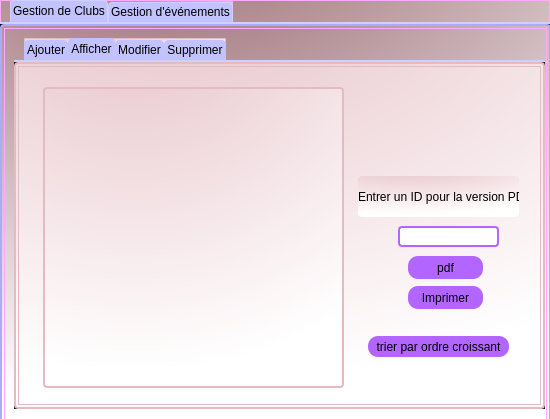
<?xml version="1.0" encoding="UTF-8"?>
<ui version="4.0">
 <class>evenement_club</class>
 <widget class="QDialog" name="evenement_club">
  <property name="geometry">
   <rect>
    <x>0</x>
    <y>0</y>
    <width>550</width>
    <height>419</height>
   </rect>
  </property>
  <property name="windowTitle">
   <string>evenement_club</string>
  </property>
  <property name="styleSheet">
   <string notr="true">QStatusBar {
    background-color: rgb(207, 203, 255);
}
QPushButton
{
  border: 0px white;
  border-radius: 10px;
  padding: 0 8px;
  background: rgb(170, 170, 255);
}
QComboBox {
    border: 1px solid rgb(170, 170, 255);
    border-radius: 3px;
    padding: 1px 18px 1px 3px;
    min-width: 6em;
}
QTableView {
    selection-background-color: qlineargradient(x1: 0, y1: 0, x2: 0.5, y2: 0.5,
                                stop: 0 #FF92BB, stop: 1 white);
}
QLineEdit { background-color: white;
border: 2px solid rgb(170, 170, 255);
    border-radius: 4px; }

QFrame {
    border: 2px solid rgb(170, 170, 255);
    border-radius: 4px;
    padding: 2px;
    background-image: url(images/welcome.png);
}
 QLabel{
    border:0px;
    border-radius: 4px;
    padding: 0px;
    background-image: url(images/welcome.png);
}


QStatusBar {
    background-color: rgb(207, 203, 255);
}

QStatusBar::item {
    border: 1px solid red;
    border-radius: 3px;
}



/************************************************/
QTabWidget::pane { /* The tab widget frame */
    border-top: 2px solid #ced1ff;
background-color:black;
}


/* Style the tab using the tab sub-control. Note that
    it reads QTabBar _not_ QTabWidget */
QTabWidget::pane { /* The tab widget frame */
    border-top: 2px solid #ced1ff;
}

QTabWidget::tab-bar {
    left: 10px; /* move to the right by 5px */
}

/* Style the tab using the tab sub-control. Note that
    it reads QTabBar _not_ QTabWidget */
QTabBar::tab {
    background:rgb(194, 194, 255);
    border: 1px solid #ced1ff;
    border-bottom-color: #C2C7CB; /* same as the pane color */
    border-top-left-radius: 4px;
    border-top-right-radius: 4px;
    min-width: 8ex;
    padding: 2px;
}

QTabBar::tab:selected, QTabBar::tab:hover {
    background: qlineargradient(x1: 0, y1: 0, x2: 0, y2: 1,
                                stop: 0 #fafafa, stop: 0.4 #f4f4f4,
                                stop: 0.5 #e7e7e7, stop: 1.0 #fafafa);
}



QTabBar::tab:!selected {
    margin-top: 2px; /* make non-selected tabs look smaller */
}



/*********************************/


































* {   background: qradialgradient(cx: 0.3, cy: -0.4, fx: 0.3, fy: -0.4, radius: 1.35, stop: 0 #8A545D, stop: 1  rgb(255,255, 255));   color: rgb(0,0, 0);   border: 1px solid #ffaaff; }
/** {   background-color: rgb(255, 215, 255);   color: rgb(0,0, 0);   border: 1px solid #ffaaff; }*/
</string>
  </property>
  <widget class="QTabWidget" name="tabWidget">
   <property name="geometry">
    <rect>
     <x>0</x>
     <y>0</y>
     <width>551</width>
     <height>431</height>
    </rect>
   </property>
   <property name="currentIndex">
    <number>0</number>
   </property>
   <widget class="QWidget" name="tab_3">
    <attribute name="title">
     <string>Gestion de Clubs</string>
    </attribute>
    <widget class="QTabWidget" name="tabWidget_2">
     <property name="geometry">
      <rect>
       <x>10</x>
       <y>10</y>
       <width>531</width>
       <height>371</height>
      </rect>
     </property>
     <property name="minimumSize">
      <size>
       <width>481</width>
       <height>0</height>
      </size>
     </property>
     <property name="styleSheet">
      <string notr="true">QStatusBar {
    background-color: rgb(178, 102, 255);
}
QPushButton
{
  border: 0px white;
  border-radius: 10px;
  padding: 0 8px;
  background: rgb(178, 102, 255);
}
QComboBox {
    border: 1px solid rgb(178, 102, 255);
    border-radius: 3px;
    padding: 1px 18px 1px 3px;
    min-width: 6em;
}
QTableView {
    selection-background-color: qlineargradient(x1: 0, y1: 0, x2: 0.5, y2: 0.5,
                                stop: 0 rgb(194, 194, 255), stop: 1 #E4BBC2);
}
QLineEdit { background-color: white;
border: 2px solid rgb(178, 102, 255);
    border-radius: 4px; }

QFrame {
    border: 2px solid #E4BBC2;
    border-radius: 4px;
    padding: 2px;
    background-image: url(images/welcome.png);
}
 QLabel{
    border:0px;
    border-radius: 4px;
    padding: 0px;
    background-image: url(images/welcome.png);
}


QStatusBar {
    background-color: rgb(178, 102, 255);
}

QStatusBar::item {
    border: 1px solid red;
    border-radius: 3px;
}



/************************************************/
QTabWidget::pane { /* The tab widget frame */
    border-top: 2px solid#E4BBC2;
background-color:black;
}


/* Style the tab using the tab sub-control. Note that
    it reads QTabBar _not_ QTabWidget */
QTabWidget::pane { /* The tab widget frame */
    border-top: 2px solid #ced1ff;
}

QTabWidget::tab-bar {
    left: 10px; /* move to the right by 5px */
}

/* Style the tab using the tab sub-control. Note that
    it reads QTabBar _not_ QTabWidget */
QTabBar::tab {
    background:rgb(194, 194, 255);
    border: 1px solid rgb(194, 194, 255);
    border-bottom-color: #E4BBC2; /* same as the pane color */
    border-top-left-radius: 4px;
    border-top-right-radius: 4px;
    min-width: 8ex;
    padding: 2px;
}




QTabBar::tab:!selected {
    margin-top: 2px; /* make non-selected tabs look smaller */
}



/*********************************/


































* {   background: qradialgradient(cx: 0.3, cy: -0.4, fx: 0.3, fy: -0.4, radius: 1.35, stop: 0 #E4BBC2, stop: 1  rgb(255,255, 255));   color: rgb(0,0, 0);   border: 1px solid #E4BBC2; }
/** {   background-color: rgb(255, 215, 255);   color: rgb(0,0, 0);   border: 1px solid #ffaaff; }*/
</string>
     </property>
     <property name="currentIndex">
      <number>1</number>
     </property>
     <widget class="QWidget" name="tab_5">
      <attribute name="title">
       <string>Ajouter</string>
      </attribute>
      <widget class="QLabel" name="label">
       <property name="geometry">
        <rect>
         <x>60</x>
         <y>70</y>
         <width>61</width>
         <height>16</height>
        </rect>
       </property>
       <property name="text">
        <string>Identifiant</string>
       </property>
      </widget>
      <widget class="QLabel" name="label_2">
       <property name="geometry">
        <rect>
         <x>60</x>
         <y>110</y>
         <width>51</width>
         <height>16</height>
        </rect>
       </property>
       <property name="text">
        <string>Nom</string>
       </property>
      </widget>
      <widget class="QLabel" name="label_3">
       <property name="geometry">
        <rect>
         <x>60</x>
         <y>150</y>
         <width>47</width>
         <height>14</height>
        </rect>
       </property>
       <property name="text">
        <string>Catégorie</string>
       </property>
      </widget>
      <widget class="QLabel" name="label_4">
       <property name="geometry">
        <rect>
         <x>60</x>
         <y>190</y>
         <width>61</width>
         <height>16</height>
        </rect>
       </property>
       <property name="text">
        <string>Description</string>
       </property>
      </widget>
      <widget class="QLineEdit" name="lineEdit_idclub">
       <property name="geometry">
        <rect>
         <x>170</x>
         <y>70</y>
         <width>113</width>
         <height>20</height>
        </rect>
       </property>
      </widget>
      <widget class="QLineEdit" name="lineEdit_nomclub">
       <property name="geometry">
        <rect>
         <x>170</x>
         <y>110</y>
         <width>113</width>
         <height>20</height>
        </rect>
       </property>
      </widget>
      <widget class="QLineEdit" name="lineEdit_categclub">
       <property name="geometry">
        <rect>
         <x>170</x>
         <y>150</y>
         <width>113</width>
         <height>20</height>
        </rect>
       </property>
      </widget>
      <widget class="QLineEdit" name="lineEdit_descclub">
       <property name="geometry">
        <rect>
         <x>170</x>
         <y>190</y>
         <width>113</width>
         <height>20</height>
        </rect>
       </property>
      </widget>
      <widget class="QPushButton" name="pb_ajouter">
       <property name="geometry">
        <rect>
         <x>350</x>
         <y>250</y>
         <width>75</width>
         <height>23</height>
        </rect>
       </property>
       <property name="text">
        <string>Ajouter</string>
       </property>
      </widget>
     </widget>
     <widget class="QWidget" name="tab_7">
      <attribute name="title">
       <string>Afficher</string>
      </attribute>
      <widget class="QTableView" name="tabclub">
       <property name="geometry">
        <rect>
         <x>25</x>
         <y>21</y>
         <width>301</width>
         <height>301</height>
        </rect>
       </property>
      </widget>
      <widget class="QLabel" name="label_20">
       <property name="geometry">
        <rect>
         <x>340</x>
         <y>110</y>
         <width>161</width>
         <height>41</height>
        </rect>
       </property>
       <property name="text">
        <string>Entrer un ID pour la version PDF</string>
       </property>
      </widget>
      <widget class="QLineEdit" name="lineEdit_rese_pdf_2">
       <property name="geometry">
        <rect>
         <x>380</x>
         <y>160</y>
         <width>101</width>
         <height>21</height>
        </rect>
       </property>
       <property name="font">
        <font>
         <family>Bahnschrift</family>
         <pointsize>14</pointsize>
        </font>
       </property>
       <property name="text">
        <string/>
       </property>
      </widget>
      <widget class="QPushButton" name="pb_trierEvent_2">
       <property name="geometry">
        <rect>
         <x>350</x>
         <y>270</y>
         <width>141</width>
         <height>21</height>
        </rect>
       </property>
       <property name="text">
        <string>trier par ordre croissant</string>
       </property>
      </widget>
      <widget class="QPushButton" name="imprimer_2">
       <property name="geometry">
        <rect>
         <x>390</x>
         <y>220</y>
         <width>75</width>
         <height>23</height>
        </rect>
       </property>
       <property name="text">
        <string>Imprimer</string>
       </property>
      </widget>
      <widget class="QPushButton" name="pdf_2">
       <property name="geometry">
        <rect>
         <x>390</x>
         <y>190</y>
         <width>75</width>
         <height>23</height>
        </rect>
       </property>
       <property name="text">
        <string>pdf</string>
       </property>
      </widget>
     </widget>
     <widget class="QWidget" name="tab_8">
      <attribute name="title">
       <string>Modifier</string>
      </attribute>
      <widget class="QLabel" name="label_5">
       <property name="geometry">
        <rect>
         <x>60</x>
         <y>50</y>
         <width>61</width>
         <height>16</height>
        </rect>
       </property>
       <property name="text">
        <string>Identifiant</string>
       </property>
      </widget>
      <widget class="QLabel" name="label_6">
       <property name="geometry">
        <rect>
         <x>60</x>
         <y>140</y>
         <width>81</width>
         <height>16</height>
        </rect>
       </property>
       <property name="text">
        <string>Nouveau Nom</string>
       </property>
      </widget>
      <widget class="QLabel" name="label_7">
       <property name="geometry">
        <rect>
         <x>60</x>
         <y>220</y>
         <width>101</width>
         <height>16</height>
        </rect>
       </property>
       <property name="text">
        <string>Nouvelle Description</string>
       </property>
      </widget>
      <widget class="QLabel" name="label_8">
       <property name="geometry">
        <rect>
         <x>60</x>
         <y>180</y>
         <width>101</width>
         <height>16</height>
        </rect>
       </property>
       <property name="text">
        <string>Nouvelle Categorie</string>
       </property>
      </widget>
      <widget class="QLineEdit" name="idEdit">
       <property name="geometry">
        <rect>
         <x>170</x>
         <y>50</y>
         <width>113</width>
         <height>20</height>
        </rect>
       </property>
      </widget>
      <widget class="QLineEdit" name="nomEdit">
       <property name="geometry">
        <rect>
         <x>170</x>
         <y>140</y>
         <width>113</width>
         <height>20</height>
        </rect>
       </property>
      </widget>
      <widget class="QLineEdit" name="categEdit">
       <property name="geometry">
        <rect>
         <x>170</x>
         <y>180</y>
         <width>113</width>
         <height>20</height>
        </rect>
       </property>
      </widget>
      <widget class="QLineEdit" name="descEdit">
       <property name="geometry">
        <rect>
         <x>170</x>
         <y>220</y>
         <width>113</width>
         <height>20</height>
        </rect>
       </property>
      </widget>
      <widget class="QPushButton" name="pb_chercherC">
       <property name="geometry">
        <rect>
         <x>190</x>
         <y>80</y>
         <width>75</width>
         <height>23</height>
        </rect>
       </property>
       <property name="text">
        <string>Chercher</string>
       </property>
      </widget>
      <widget class="QPushButton" name="pb_confirmerC">
       <property name="geometry">
        <rect>
         <x>370</x>
         <y>260</y>
         <width>75</width>
         <height>23</height>
        </rect>
       </property>
       <property name="text">
        <string>Confirmer</string>
       </property>
      </widget>
     </widget>
     <widget class="QWidget" name="tab_6">
      <attribute name="title">
       <string>Supprimer</string>
      </attribute>
      <widget class="QLabel" name="label_9">
       <property name="geometry">
        <rect>
         <x>60</x>
         <y>50</y>
         <width>71</width>
         <height>20</height>
        </rect>
       </property>
       <property name="text">
        <string>Identifiant</string>
       </property>
      </widget>
      <widget class="QPushButton" name="pb_supprimer">
       <property name="geometry">
        <rect>
         <x>180</x>
         <y>220</y>
         <width>75</width>
         <height>23</height>
        </rect>
       </property>
       <property name="text">
        <string>Supprimer</string>
       </property>
      </widget>
      <widget class="QComboBox" name="comboBox_3">
       <property name="geometry">
        <rect>
         <x>300</x>
         <y>50</y>
         <width>101</width>
         <height>22</height>
        </rect>
       </property>
      </widget>
      <widget class="QLineEdit" name="lineEdit_id_2">
       <property name="geometry">
        <rect>
         <x>160</x>
         <y>50</y>
         <width>113</width>
         <height>20</height>
        </rect>
       </property>
      </widget>
     </widget>
    </widget>
   </widget>
   <widget class="QWidget" name="tab_4">
    <attribute name="title">
     <string>Gestion d'événements</string>
    </attribute>
    <widget class="QTabWidget" name="tabWidget_3">
     <property name="geometry">
      <rect>
       <x>10</x>
       <y>10</y>
       <width>531</width>
       <height>371</height>
      </rect>
     </property>
     <property name="minimumSize">
      <size>
       <width>481</width>
       <height>0</height>
      </size>
     </property>
     <property name="styleSheet">
      <string notr="true">QStatusBar {
    background-color: rgb(178, 102, 255);
}
QPushButton
{
  border: 0px white;
  border-radius: 10px;
  padding: 0 8px;
  background: rgb(178, 102, 255);
}
QComboBox {
    border: 1px solid rgb(178, 102, 255);
    border-radius: 3px;
    padding: 1px 18px 1px 3px;
    min-width: 6em;
}
QTableView {
    selection-background-color: qlineargradient(x1: 0, y1: 0, x2: 0.5, y2: 0.5,
                                stop: 0 rgb(194, 194, 255), stop: 1 #E4BBC2);
}
QLineEdit { background-color: white;
border: 2px solid rgb(178, 102, 255);
    border-radius: 4px; }

QFrame {
    border: 2px solid #E4BBC2;
    border-radius: 4px;
    padding: 2px;
    background-image: url(images/welcome.png);
}
 QLabel{
    border:0px;
    border-radius: 4px;
    padding: 0px;
    background-image: url(images/welcome.png);
}


QStatusBar {
    background-color: rgb(178, 102, 255);
}

QStatusBar::item {
    border: 1px solid red;
    border-radius: 3px;
}



/************************************************/
QTabWidget::pane { /* The tab widget frame */
    border-top: 2px solid#E4BBC2;
background-color:black;
}


/* Style the tab using the tab sub-control. Note that
    it reads QTabBar _not_ QTabWidget */
QTabWidget::pane { /* The tab widget frame */
    border-top: 2px solid #ced1ff;
}

QTabWidget::tab-bar {
    left: 10px; /* move to the right by 5px */
}

/* Style the tab using the tab sub-control. Note that
    it reads QTabBar _not_ QTabWidget */
QTabBar::tab {
    background:rgb(194, 194, 255);
    border: 1px solid rgb(194, 194, 255);
    border-bottom-color: #E4BBC2; /* same as the pane color */
    border-top-left-radius: 4px;
    border-top-right-radius: 4px;
    min-width: 8ex;
    padding: 2px;
}




QTabBar::tab:!selected {
    margin-top: 2px; /* make non-selected tabs look smaller */
}



/*********************************/


































* {   background: qradialgradient(cx: 0.3, cy: -0.4, fx: 0.3, fy: -0.4, radius: 1.35, stop: 0 #E4BBC2, stop: 1  rgb(255,255, 255));   color: rgb(0,0, 0);   border: 1px solid #E4BBC2; }
/** {   background-color: rgb(255, 215, 255);   color: rgb(0,0, 0);   border: 1px solid #ffaaff; }*/
</string>
     </property>
     <property name="currentIndex">
      <number>0</number>
     </property>
     <widget class="QWidget" name="tab_9">
      <attribute name="title">
       <string>Ajouter</string>
      </attribute>
      <widget class="QLabel" name="label_10">
       <property name="geometry">
        <rect>
         <x>60</x>
         <y>70</y>
         <width>61</width>
         <height>16</height>
        </rect>
       </property>
       <property name="text">
        <string>Identifiant</string>
       </property>
      </widget>
      <widget class="QLineEdit" name="lineEdit_nomevent">
       <property name="geometry">
        <rect>
         <x>170</x>
         <y>110</y>
         <width>113</width>
         <height>20</height>
        </rect>
       </property>
      </widget>
      <widget class="QLineEdit" name="lineEdit_descevent">
       <property name="geometry">
        <rect>
         <x>170</x>
         <y>150</y>
         <width>113</width>
         <height>20</height>
        </rect>
       </property>
      </widget>
      <widget class="QLineEdit" name="lineEdit_dateevent">
       <property name="geometry">
        <rect>
         <x>170</x>
         <y>190</y>
         <width>113</width>
         <height>20</height>
        </rect>
       </property>
      </widget>
      <widget class="QLabel" name="label_11">
       <property name="geometry">
        <rect>
         <x>60</x>
         <y>110</y>
         <width>51</width>
         <height>16</height>
        </rect>
       </property>
       <property name="text">
        <string>Nom</string>
       </property>
      </widget>
      <widget class="QLabel" name="label_12">
       <property name="geometry">
        <rect>
         <x>60</x>
         <y>150</y>
         <width>61</width>
         <height>16</height>
        </rect>
       </property>
       <property name="text">
        <string>Description</string>
       </property>
      </widget>
      <widget class="QLabel" name="label_13">
       <property name="geometry">
        <rect>
         <x>60</x>
         <y>190</y>
         <width>47</width>
         <height>14</height>
        </rect>
       </property>
       <property name="text">
        <string>Date</string>
       </property>
      </widget>
      <widget class="QLineEdit" name="lineEdit_idevent">
       <property name="geometry">
        <rect>
         <x>170</x>
         <y>70</y>
         <width>113</width>
         <height>20</height>
        </rect>
       </property>
      </widget>
      <widget class="QPushButton" name="pb_ajouterE">
       <property name="geometry">
        <rect>
         <x>370</x>
         <y>270</y>
         <width>75</width>
         <height>23</height>
        </rect>
       </property>
       <property name="text">
        <string>Ajouter</string>
       </property>
      </widget>
      <widget class="QComboBox" name="comboBox_2">
       <property name="geometry">
        <rect>
         <x>170</x>
         <y>230</y>
         <width>111</width>
         <height>22</height>
        </rect>
       </property>
      </widget>
      <widget class="QLabel" name="label_21">
       <property name="geometry">
        <rect>
         <x>60</x>
         <y>230</y>
         <width>71</width>
         <height>16</height>
        </rect>
       </property>
       <property name="text">
        <string>Organisateurs</string>
       </property>
      </widget>
     </widget>
     <widget class="QWidget" name="tab_10">
      <attribute name="title">
       <string>Afficher</string>
      </attribute>
      <widget class="QTableView" name="tabevent">
       <property name="geometry">
        <rect>
         <x>30</x>
         <y>20</y>
         <width>291</width>
         <height>301</height>
        </rect>
       </property>
      </widget>
      <widget class="QPushButton" name="pdfE">
       <property name="geometry">
        <rect>
         <x>390</x>
         <y>190</y>
         <width>75</width>
         <height>23</height>
        </rect>
       </property>
       <property name="text">
        <string>pdf</string>
       </property>
      </widget>
      <widget class="QPushButton" name="imprimer">
       <property name="geometry">
        <rect>
         <x>390</x>
         <y>220</y>
         <width>75</width>
         <height>23</height>
        </rect>
       </property>
       <property name="text">
        <string>Imprimer</string>
       </property>
      </widget>
      <widget class="QLineEdit" name="lineEdit_rese_pdf">
       <property name="geometry">
        <rect>
         <x>380</x>
         <y>160</y>
         <width>101</width>
         <height>21</height>
        </rect>
       </property>
       <property name="font">
        <font>
         <family>Bahnschrift</family>
         <pointsize>14</pointsize>
        </font>
       </property>
       <property name="text">
        <string/>
       </property>
      </widget>
      <widget class="QLabel" name="label_19">
       <property name="geometry">
        <rect>
         <x>340</x>
         <y>110</y>
         <width>161</width>
         <height>41</height>
        </rect>
       </property>
       <property name="text">
        <string>Entrer un ID pour la version PDF</string>
       </property>
      </widget>
      <widget class="QPushButton" name="pb_trierEvent">
       <property name="geometry">
        <rect>
         <x>350</x>
         <y>270</y>
         <width>141</width>
         <height>21</height>
        </rect>
       </property>
       <property name="text">
        <string>trier par ordre croissant</string>
       </property>
      </widget>
     </widget>
     <widget class="QWidget" name="tab_11">
      <attribute name="title">
       <string>Modifier</string>
      </attribute>
      <widget class="QLabel" name="label_17">
       <property name="geometry">
        <rect>
         <x>60</x>
         <y>140</y>
         <width>81</width>
         <height>16</height>
        </rect>
       </property>
       <property name="text">
        <string>Nouveau Nom</string>
       </property>
      </widget>
      <widget class="QLineEdit" name="nomEvEdit">
       <property name="geometry">
        <rect>
         <x>170</x>
         <y>140</y>
         <width>113</width>
         <height>20</height>
        </rect>
       </property>
      </widget>
      <widget class="QLineEdit" name="descEvEdit">
       <property name="geometry">
        <rect>
         <x>170</x>
         <y>180</y>
         <width>113</width>
         <height>20</height>
        </rect>
       </property>
      </widget>
      <widget class="QLineEdit" name="idEvEdit">
       <property name="geometry">
        <rect>
         <x>170</x>
         <y>50</y>
         <width>113</width>
         <height>20</height>
        </rect>
       </property>
      </widget>
      <widget class="QLabel" name="label_16">
       <property name="geometry">
        <rect>
         <x>60</x>
         <y>220</y>
         <width>101</width>
         <height>16</height>
        </rect>
       </property>
       <property name="text">
        <string>Nouvelle Date</string>
       </property>
      </widget>
      <widget class="QPushButton" name="pb_chercherE">
       <property name="geometry">
        <rect>
         <x>190</x>
         <y>80</y>
         <width>75</width>
         <height>23</height>
        </rect>
       </property>
       <property name="text">
        <string>Chercher</string>
       </property>
      </widget>
      <widget class="QPushButton" name="pb_confirmerE">
       <property name="geometry">
        <rect>
         <x>370</x>
         <y>260</y>
         <width>75</width>
         <height>23</height>
        </rect>
       </property>
       <property name="text">
        <string>Confirmer</string>
       </property>
      </widget>
      <widget class="QLabel" name="label_14">
       <property name="geometry">
        <rect>
         <x>60</x>
         <y>180</y>
         <width>101</width>
         <height>16</height>
        </rect>
       </property>
       <property name="text">
        <string>Nouvelle Description</string>
       </property>
      </widget>
      <widget class="QLabel" name="label_15">
       <property name="geometry">
        <rect>
         <x>60</x>
         <y>50</y>
         <width>61</width>
         <height>16</height>
        </rect>
       </property>
       <property name="text">
        <string>Identifiant</string>
       </property>
      </widget>
      <widget class="QLineEdit" name="dateEvEdit">
       <property name="geometry">
        <rect>
         <x>170</x>
         <y>220</y>
         <width>113</width>
         <height>20</height>
        </rect>
       </property>
      </widget>
     </widget>
     <widget class="QWidget" name="tab_12">
      <attribute name="title">
       <string>Supprimer</string>
      </attribute>
      <widget class="QLabel" name="label_18">
       <property name="geometry">
        <rect>
         <x>60</x>
         <y>50</y>
         <width>71</width>
         <height>20</height>
        </rect>
       </property>
       <property name="text">
        <string>Identifiant</string>
       </property>
      </widget>
      <widget class="QPushButton" name="pb_supprimerE">
       <property name="geometry">
        <rect>
         <x>190</x>
         <y>80</y>
         <width>75</width>
         <height>23</height>
        </rect>
       </property>
       <property name="text">
        <string>Supprimer</string>
       </property>
      </widget>
      <widget class="QLineEdit" name="lineEdit_id_3">
       <property name="geometry">
        <rect>
         <x>170</x>
         <y>50</y>
         <width>113</width>
         <height>20</height>
        </rect>
       </property>
      </widget>
      <widget class="QComboBox" name="comboBox_4">
       <property name="geometry">
        <rect>
         <x>330</x>
         <y>50</y>
         <width>101</width>
         <height>22</height>
        </rect>
       </property>
      </widget>
     </widget>
    </widget>
   </widget>
  </widget>
 </widget>
 <resources/>
 <connections/>
</ui>
